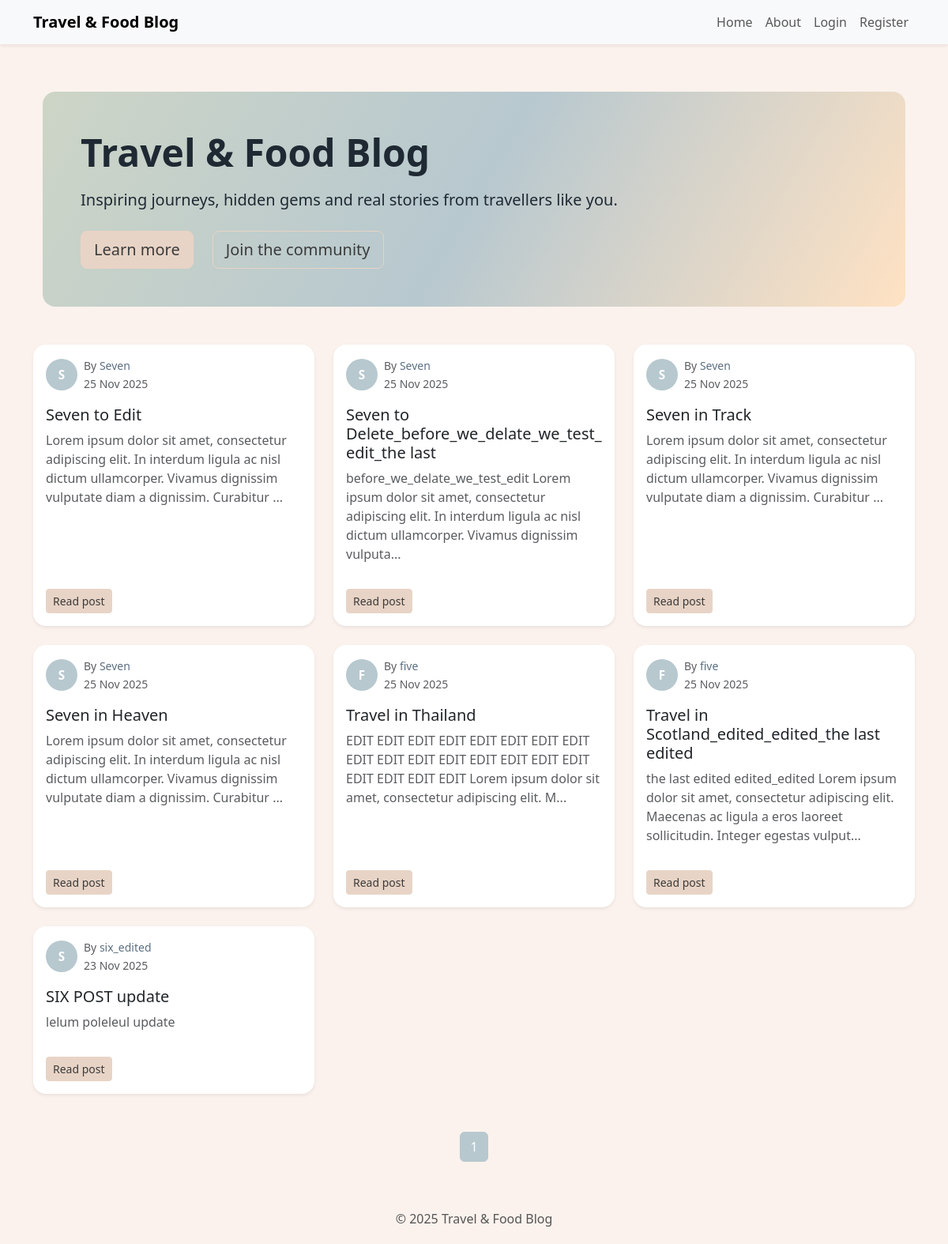
Before: / with the older database file.
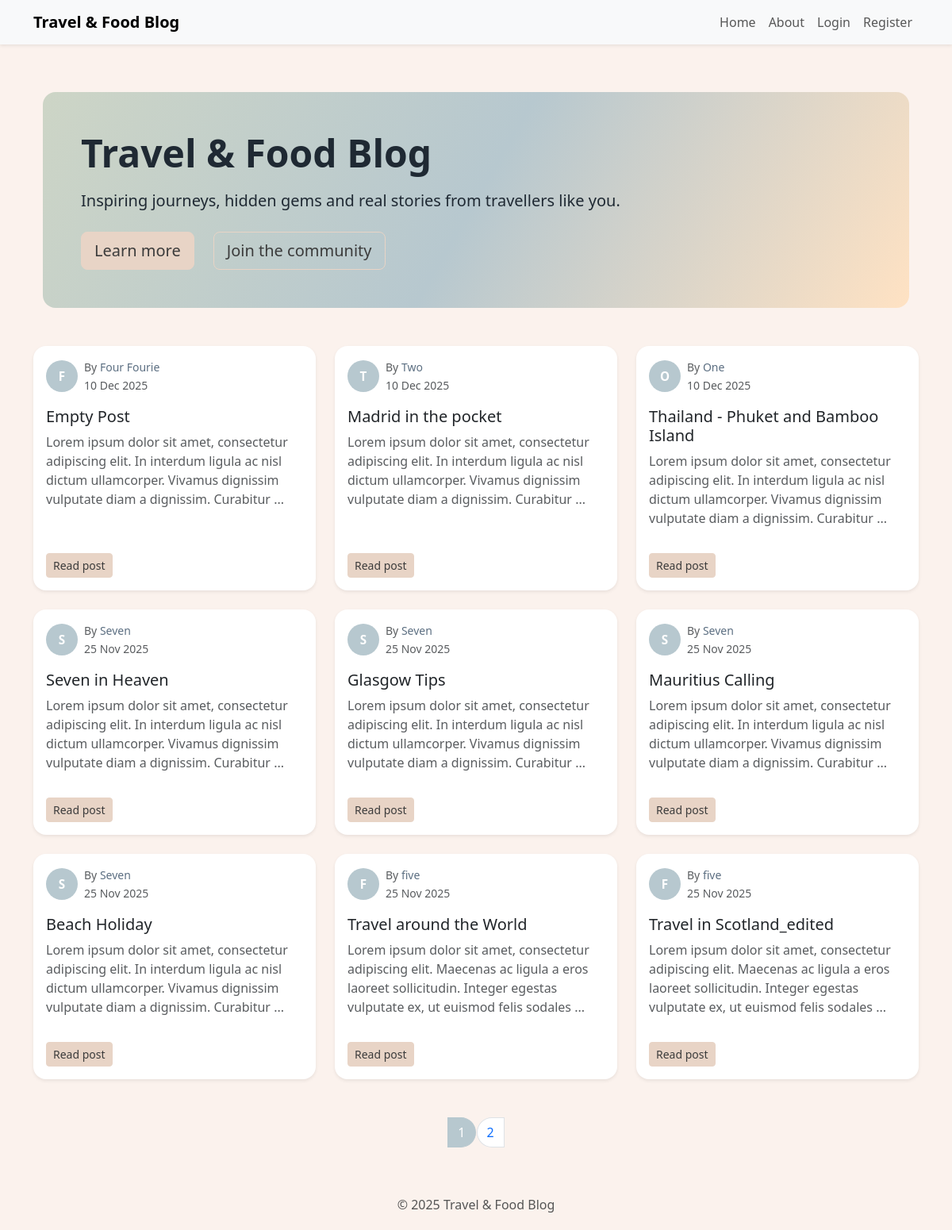
After: the same page with the newer database file.
### travelcompanyblog/models.py (models this page shows, shortened)
class BlogPost(db.Model):
    users = db.relationship(User)
    id = db.Column(db.Integer, primary_key=True)
    user_id = db.Column(db.Integer, db.ForeignKey('users.id'), nullable=False)
    date = db.Column(db.DateTime, nullable=False, default=datetime.utcnow)
    title = db.Column(db.String(140), nullable=False)
    text = db.Column(db.Text, nullable=False)

class User(db.Model, UserMixin):
    __tablename__ = 'users'
    id = db.Column(db.Integer, primary_key=True)
    profile_image = db.Column(db.String(64), nullable=False, default='default_profile.png')
    email = db.Column(db.String(64), unique=True, index=True)
    username = db.Column(db.String(64), unique=True, index=True)
    password_hash = db.Column(db.String(128))
    posts = db.relationship('BlogPost', backref='author', lazy=True)

### travelcompanyblog/core/views.py (the view)
@core.route('/')
def index():
    page = request.args.get('page', 1, type=int)
    blog_post = BlogPost.query.order_by(BlogPost.date.desc()).paginate(page=page, per_page=9)
    return render_template('index.html', blog_posts=blog_post)

### travelcompanyblog/templates/index.html (shortened to what this page needs)
{% extends "base.html" %}
{% block content %}
<div class="container" style="margin-top: 60px;">
<div class="bg-hero rounded-4 p-5 mb-5 text-center text-md-start">
  <h1 class="display-5 fw-bold mb-3">Travel & Food Blog</h1>
  <p class="lead mb-4">
    Inspiring journeys, hidden gems and real stories from travellers like you.
  </p>
  <div class="d-flex flex-column flex-sm-row gap-2">
    <a href="{{ url_for('core.info') }}" class="btn btn-accent btn-lg me-sm-3 mb-2 mb-sm-0">
      Learn more
    </a>
    {% if current_user.is_authenticated %}
      <a href="{{ url_for('blog_posts.create_post') }}" class="btn btn-outline-accent btn-lg">
        + Create a new post
      </a>
    {% else %}
      <a href="{{ url_for('users.register') }}" class="btn btn-outline-accent btn-lg">
        Join the community
      </a>
    {% endif %}
  </div>
</div>
</div>
<div class="row g-4">
  {% for post in blog_posts.items %}
    <div class="col-md-6 col-lg-4">
      <div class="card h-100 shadow-sm border-0 blog-card">
        <div class="card-body d-flex flex-column">
          <div class="d-flex align-items-center mb-3">
            <div class="avatar-circle me-2">
              {{ post.author.username[0]|upper }}
            </div>
            <div>
              <small class="text-muted d-block">
                By <a href="{{ url_for('users.user_posts', username=post.author.username) }}"
                      class="author-link">
                      {{ post.author.username }}
                    </a>
              </small>
              <small class="text-muted">
                {{ post.date.strftime('%d %b %Y') }}
              </small>
            </div>
          </div>
          <h5 class="card-title mb-2">
            <a href="{{ url_for('blog_posts.blog_post', blog_post_id=post.id) }}"
               class="stretched-link text-decoration-none text-dark">
              {{ post.title }}
            </a>
          </h5>
          <p class="card-text text-muted flex-grow-1">
            {{ post.text[:160] }}{% if post.text|length > 160 %}...{% endif %}
          </p>
          <div class="mt-3">
            <a class="btn btn-sm btn-accent"
               href="{{ url_for('blog_posts.blog_post', blog_post_id=post.id) }}">
              Read post
            </a>
          </div>
        </div>
      </div>
    </div>
  {% endfor %}
</div>
<nav aria-label="Page navigation" class="mt-5">
  <ul class="pagination justify-content-center">
    {% for page_num in blog_posts.iter_pages(left_edge=1, left_current=2,
                                             right_current=2, right_edge=1) %}
      {% if page_num %}
        <li class="page-item {% if blog_posts.page == page_num %}active{% endif %}">
          <a class="page-link"
             href="{{ url_for('core.index', page=page_num) }}">{{ page_num }}</a>
        </li>
      {% else %}
        <li class="page-item disabled"><span class="page-link">…</span></li>
      {% endif %}
    {% endfor %}
  </ul>
</nav>
{% endblock %}

### travelcompanyblog/templates/base.html (shortened to what this page needs)
<!DOCTYPE html>
<html lang="en">
<head>
    <link href="https://cdn.jsdelivr.net/npm/bootstrap@5.3.2/dist/css/bootstrap.min.css" rel="stylesheet">
</head>
<body>
<nav class="navbar navbar-expand-lg navbar-light bg-light shadow-sm">
    <div class="container">
        <a class="navbar-brand fw-bold" href="{{ url_for('core.index') }}">Travel & Food Blog</a>
        <div class="collapse navbar-collapse" id="navbarContent">
            <ul class="navbar-nav ms-auto mb-2 mb-lg-0">
                <li class="nav-item">
                    <a class="nav-link" href="{{ url_for('core.index') }}">Home</a>
                </li>
                <li class="nav-item">
                    <a class="nav-link" href="{{ url_for('core.info') }}">About</a>
                </li>
                {% if current_user.is_authenticated %}
                <li class="nav-item">
                    <a class="nav-link" href="{{ url_for('users.account') }}">Account</a>
                </li>
                <li class="nav-item">
                    <a class="nav-link" href="{{ url_for('blog_posts.create_post') }}">Create Post</a>
                </li>
                <li class="nav-item">
                    <a class="nav-link text-danger" href="{{ url_for('users.logout') }}">Logout</a>
                </li>
                {% else %}
                <li class="nav-item">
                    <a class="nav-link" href="{{ url_for('users.login') }}">Login</a>
                </li>
                <li class="nav-item">
                    <a class="nav-link" href="{{ url_for('users.register') }}">Register</a>
                </li>
                {% endif %}
            </ul>
        </div>
    </div>
</nav>
    <div class="container">
        {% block content %}
        {% endblock %}
    </div>
    <footer>
        &copy; {{ current_year if current_year else "2025" }} Travel & Food Blog
    </footer>
</body>
</html>

### travelcompanyblog/templates/base.html (style rules this page uses)
body { background: #FBF2ED; }
.bg-hero { background: linear-gradient(120deg, #CDD5C6, #B7C8CF, #FFE2C3); color: #1f2933; }
.blog-card { background-color: #ffffff; border-radius: 1rem; transition: transform 0.15s ease, box-shadow 0.15s ease; }
.avatar-circle { width: 40px; height: 40px; border-radius: 50%; background-color: #B7C8CF; color: #ffffff; font-weight: 600; display: flex; align-items: center; justify-content: center; font-size: 0.95rem; }
.author-link { color: #5c6f82; text-decoration: none; }
.btn-accent { background-color: #E8D4C6; border-color: #E8D4C6; color: #3b3b3b; }
.btn-outline-accent { border-color: #E8D4C6; color: #3b3b3b; }
.pagination .page-link { border-radius: 999px; margin: 0 2px; }
.pagination .page-item.active .page-link { background-color: #B7C8CF; border-color: #B7C8CF; }
footer { text-align: center; padding: 20px 0; color: #555; margin-top: 40px; }

Changed rows visible on the page:
no longer on this page (row unchanged): BlogPost: author "S", author.username "six_edited", date "23 Nov 2025", title "SIX POST update", text "lelum poleleul update"
added BlogPost: author "F", author.username "Four Fourie", date "10 Dec 2025", title "Empty Post", text "Lorem ipsum dolor sit amet, consectetur adipiscing elit. In interdum ligula ac nisl dictum ullamcorper. Vivamus dignissim vulputate diam a dignissim. Curabitur"
added BlogPost: author "T", author.username "Two", date "10 Dec 2025", title "Madrid in the pocket", text "Lorem ipsum dolor sit amet, consectetur adipiscing elit. In interdum ligula ac nisl dictum ullamcorper. Vivamus dignissim vulputate diam a dignissim. Curabitur"
added BlogPost: author "O", author.username "One", date "10 Dec 2025", title "Thailand - Phuket and Bamboo Island", text "Lorem ipsum dolor sit amet, consectetur adipiscing elit. In interdum ligula ac nisl dictum ullamcorper. Vivamus dignissim vulputate diam a dignissim. Curabitur"
changed BlogPost: title "Seven to Edit" → "Seven in Heaven"
changed BlogPost: title "Seven to Delete_before_we_delate_we_test_edit_the last" → "Glasgow Tips"; text "before_we_delate_we_test_edit Lorem ipsum dolor sit amet, consectetur adipiscing elit. In interdum ligula ac nisl dictum ullamcorper. Vivamus dignissim vulputa" → "Lorem ipsum dolor sit amet, consectetur adipiscing elit. In interdum ligula ac nisl dictum ullamcorper. Vivamus dignissim vulputate diam a dignissim. Curabitur"
changed BlogPost: title "Seven in Track" → "Mauritius Calling"
changed BlogPost: title "Seven in Heaven" → "Beach Holiday"
changed BlogPost: title "Travel in Thailand" → "Travel around the World"; text "EDIT EDIT EDIT EDIT EDIT EDIT EDIT EDIT EDIT EDIT EDIT EDIT EDIT EDIT EDIT EDIT EDIT EDIT EDIT EDIT Lorem ipsum dolor sit amet, consectetur adipiscing elit. M" → "Lorem ipsum dolor sit amet, consectetur adipiscing elit. Maecenas ac ligula a eros laoreet sollicitudin. Integer egestas vulputate ex, ut euismod felis sodales"
changed BlogPost: title "Travel in Scotland_edited_edited_the last edited" → "Travel in Scotland_edited"; text "the last edited edited_edited Lorem ipsum dolor sit amet, consectetur adipiscing elit. Maecenas ac ligula a eros laoreet sollicitudin. Integer egestas vulput" → "Lorem ipsum dolor sit amet, consectetur adipiscing elit. Maecenas ac ligula a eros laoreet sollicitudin. Integer egestas vulputate ex, ut euismod felis sodales"
Other visible differences:
new list line: "2"
